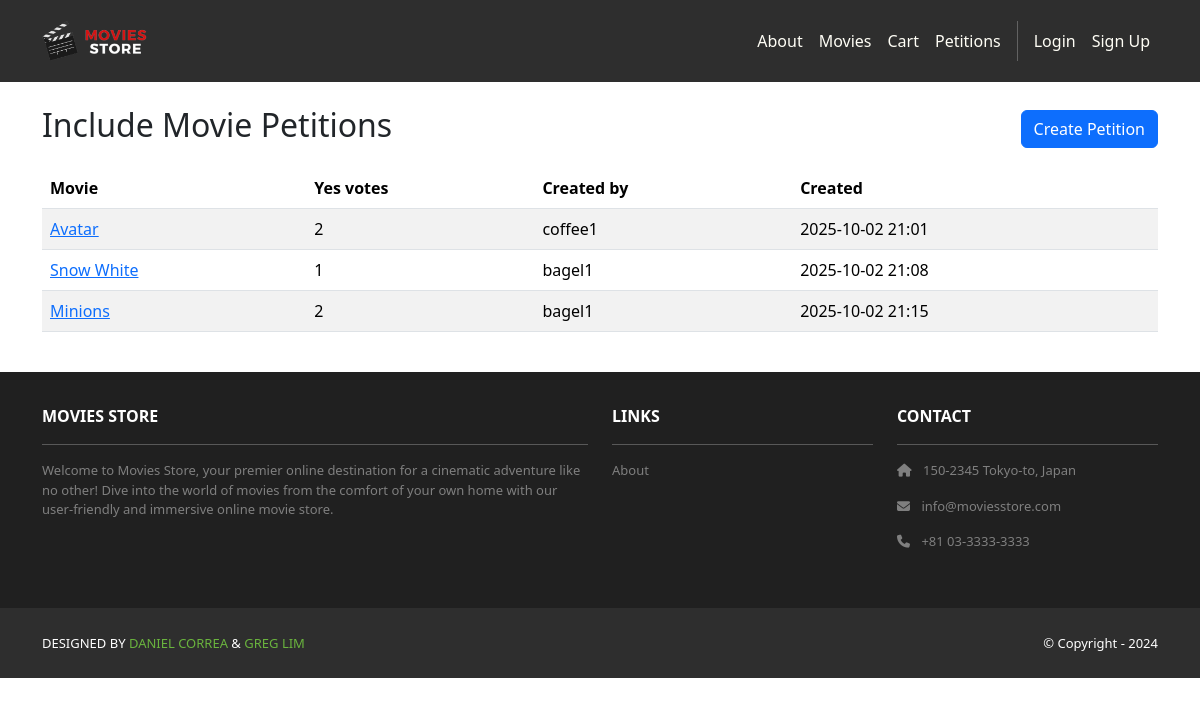
Screenshot of /petitions/ with the database file from the repository.
### petitions/models.py (models this page shows, shortened)
class Petition(models.Model):
    movie_title = models.CharField(max_length=200)
    description = models.TextField(blank=True)
    created_by = models.ForeignKey(User, on_delete=models.CASCADE, related_name='petitions_created')
    created_at = models.DateTimeField(auto_now_add=True)
    class Meta:
        ordering = ['-created_at']

### petitions/views.py (the view)
# urls.py: path('', views.petition_list, name='list'),
def petition_list(request):
    petitions = (Petition.objects
                 .annotate(yes_count=Count('votes', filter=Q(votes__vote=True))))
    return render(request, 'petitions/petition_list.html', {'petitions': petitions})

### moviesstore/templates/petitions/petition_list.html
{% extends "base.html" %}
{% block content %}
<div class="container py-4">
  <div class="d-flex justify-content-between align-items-center mb-3">
    <h2>Include Movie Petitions</h2>
    <a class="btn btn-primary" href="{% url 'petitions:create' %}">Create Petition</a>
  </div>
  <div class="table-responsive">
    <table class="table table-striped">
      <thead><tr><th>Movie</th><th>Yes votes</th><th>Created by</th><th>Created</th></tr></thead>
      <tbody>
        {% for p in petitions %}
          <tr>
            <td><a href="{% url 'petitions:detail' p.pk %}">{{ p.movie_title }}</a></td>
            <td>{{ p.yes_count }}</td>
            <td>{{ p.created_by }}</td>
            <td>{{ p.created_at|date:"Y-m-d H:i" }}</td>
          </tr>
        {% empty %}
          <tr><td colspan="4" class="text-muted">No petitions yet.</td></tr>
        {% endfor %}
      </tbody>
    </table>
  </div>
</div>
{% endblock %}

### rows the page displays
Petition: movie_title "Avatar", yes_count "2", created_by "coffee1", created_at "2025-10-02 21:01"
Petition: movie_title "Snow White", yes_count "1", created_by "bagel1", created_at "2025-10-02 21:08"
Petition: movie_title "Minions", yes_count "2", created_by "bagel1", created_at "2025-10-02 21:15"
